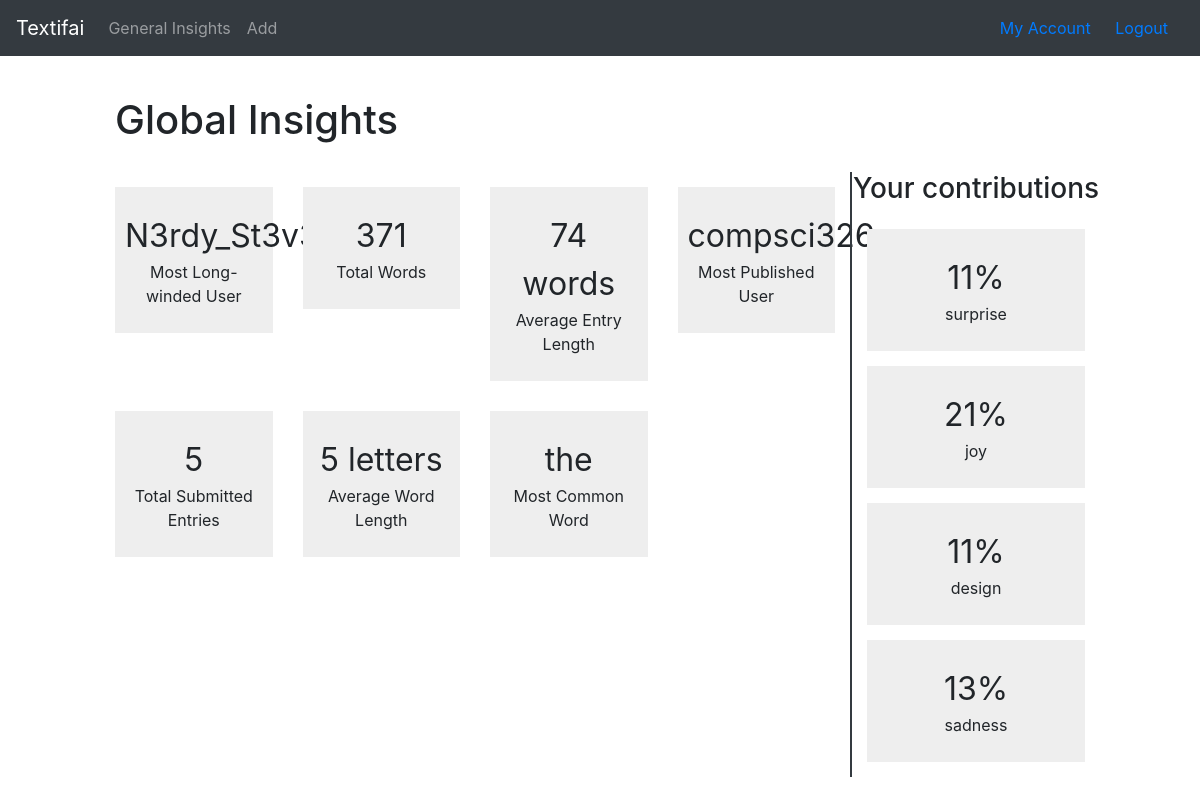
Page /textifai/general-insights (signed in) on the committed database.
### textifai/models.py (models this page shows, shortened)
class GeneralInsight(models.Model):
    name = models.CharField(primary_key=True, max_length=24)
    value = models.CharField(max_length=24, blank=True)
    def save(self, *args, **kwargs):
        self.full_clean()
        super(type(self), self).save(*args, **kwargs)
    def clean(self):
        self.name = self.name.strip()
        self.value = self.value.strip()

class Insight(models.Model):
    m_id = models.UUIDField(primary_key=True, default=uuid.uuid4, help_text="Unique ID for this particular insight.")
    tone = models.CharField(max_length=100)
    probability = models.FloatField()
    text = models.ForeignKey(Text)
    user = models.ForeignKey(User)

### textifai/views.py (the view)
def general_insights(request):
    gic.calc_and_save_general_insights()
    insights = GeneralInsight.objects.order_by('?')
    true_personal_insights = dict()
    if request.user.is_authenticated:
        personal_insights = Insight.objects.filter(user=request.user,
                    text__isnull=False)
        true_personal_insights = dict()
        for tone in set([ insight.tone for insight in personal_insights ]):
            try:
                true_personal_insights[tone] = sum([ insight.probability
                        for insight in personal_insights
                        if insight.tone == tone ]) / len([ insight
                        for insight in personal_insights
                        if insight.tone == tone ])
            except ZeroDivisionError:
                continue
            true_personal_insights[tone] = int(true_personal_insights[tone]
                    * 100)
        true_personal_insights = list(true_personal_insights.items())
        random.shuffle(true_personal_insights)
    else:
        true_personal_insights = []
    return render(
        request,
        'general-insights.html',
        context={
            'insights': insights,
            'personal_insights': true_personal_insights[:4]
        },
    )

### textifai/modules/gic.py (called while the page is built)
def calc_and_save_general_insights():
    for insight in general_insights.values():
        insight.calc_and_save()

def _calc_total_words():
    count = Counter()
    for text in Text.objects.all():
        count.update(list(filter(None, text.content.split())))
    return sum(count.values())

def _calc_average_word_length():
    trans = str.maketrans('', '', string.punctuation)
    count = Counter()
    for text in Text.objects.all():
        count.update(list(filter(None,
                [ w.translate(trans) for w in text.content.split() ])))
    try:
        return str(sum(map(len, count.keys()))
                // len(count.keys())) + " letters"
    except ZeroDivisionError:
        return 'N/a'

def _calc_average_entry_length():
    count = Counter()
    for text in Text.objects.all():
        count.update(list(filter(None, text.content.split())))
    try:
        return str(sum(count.values()) // len(Text.objects.all())) + " words"
    except ZeroDivisionError:
        return 'N/a'

def _calc_total_entries():
    return len(Text.objects.all())

def _calc_most_common_word():
    trans = str.maketrans('', '', string.punctuation)
    count = Counter()
    for text in Text.objects.all():
        count.update(list(filter(None,
                [ w.translate(trans) for w in text.content.split() ])))
    try:
        return count.most_common(1)[0][0]
    except IndexError:
        return 'N/a'

def _calc_most_long_winded_user():
    trans = str.maketrans('', '', string.punctuation)
    count = Counter()
    for user in User.objects.all():
        count[user] = sum([sum(len(w.translate(trans))
                for w in text.content.split())
                for text in Text.objects.filter(user=user)])
        try:
            count[user] /= len(Text.objects.filter(user=user))
        except ZeroDivisionError:
            count[user] = 0
    try:
        return count.most_common(1)[0][0].username
    except IndexError:
        return 'N/a'

def _calc_most_published_user():
    count = Counter()
    for user in User.objects.all():
        count[user] = len(Text.objects.filter(user=user))
    try:
        return count.most_common(1)[0][0].username
    except IndexError:
        return 'N/a'

    def do_calc(self):
        return self.calc()

    def calc_and_save(self):
        entry, created = GeneralInsight.objects.get_or_create(pk=self.name,
                defaults={'value':''})
        entry.value = self.do_calc()
        entry.save()

### textifai/templates/general-insights.html (shortened to what this page needs)
{% extends "base_2col.html" %}
{% block page_head %}
<h1>Global Insights</h1>
{% endblock %}
{% block left_col %}
<div class="row">
	{% for insight in insights %}
	<div class="col-3">
		<div class="insightCard">
			<span class="insightVal">{{ insight.value }}</span>
			<span class="insightLabel">{{ insight.name }}</span>
		</div>
	</div>
	{% endfor %}
</div>
{% endblock %}
{% block right_col %}
<div class="row justify-content-center">
	<h3>Your contributions</h3>
</div>
{% if request.user.is_authenticated %}
{% for insight in personal_insights %}
<div class="insightCard">
	<span class="insightVal">{{ insight.1 }}%</span>
	<span class="insightLabel">{{ insight.0 }}</span>
</div>
{% empty %}
<div class="row justify-content-center">
	<span><a href={% url 'textinput' %}>Add something</a> to contribute!</span>
</div>
{% endfor %}
{% else %}
<div class="row justify-content-center">
	<span><a href="{% url 'login' %}" class="log">Log in</a> to see your contributions</span>
</div>
{% endif %}
</div>
{% endblock %}

### textifai/static/css/styles.css (style rules this page uses)
body { margin: 0; }
.insightCard { background-color: #eee; text-align: center; margin-bottom: 15px; margin-top: 15px; padding: 25px 10px; width: 100%; }
.insightVal { display: block; font-size: 2em; }
.insightLabel { display: block; font-size: 1em; }

### rows in the picture
GeneralInsight: value "N3rdy_St3v3", name "Most Long-winded User"
GeneralInsight: value "371", name "Total Words"
GeneralInsight: value "74 words", name "Average Entry Length"
GeneralInsight: value "compsci326", name "Most Published User"
GeneralInsight: value "5", name "Total Submitted Entries"
GeneralInsight: value "5 letters", name "Average Word Length"
GeneralInsight: value "the", name "Most Common Word"
Insight: tone "surprise"
Insight: tone "joy"
Insight: tone "design"
Insight: tone "sadness"

### other values in the picture
{{ insight.1 }} "11" "21" "11" "13"
